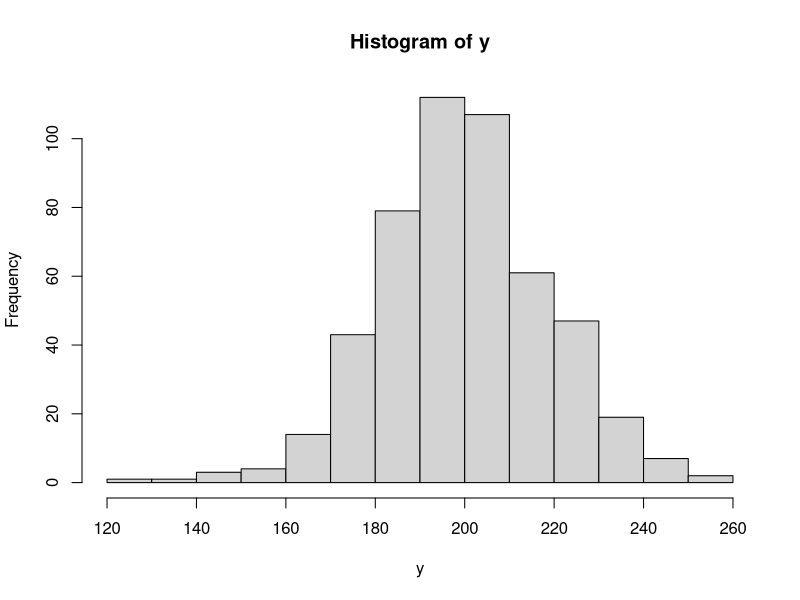
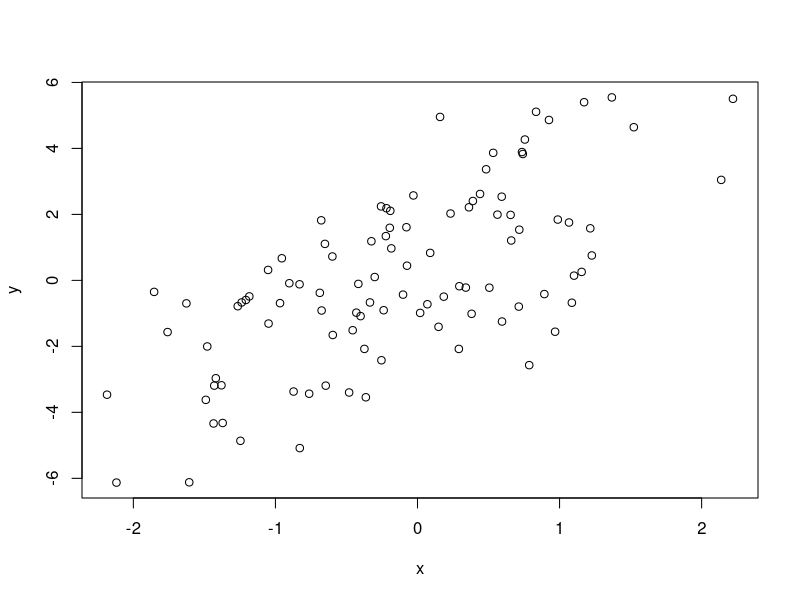
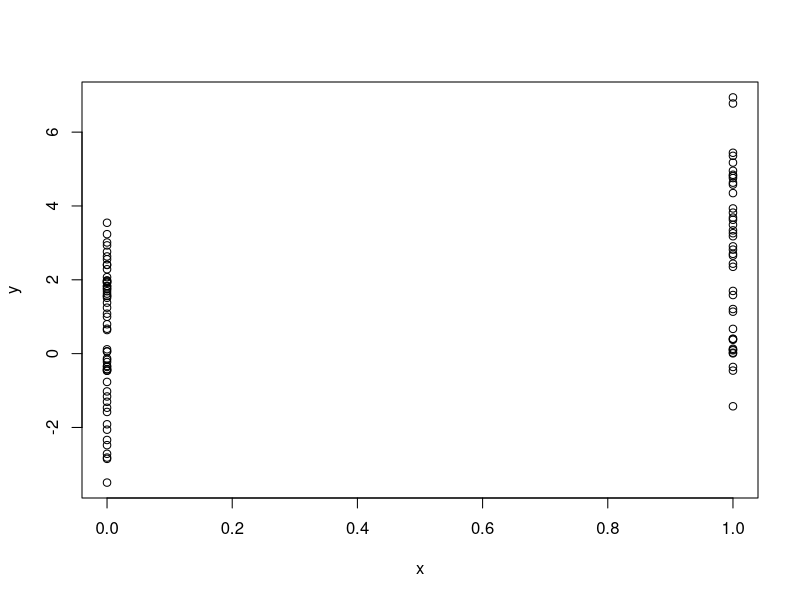
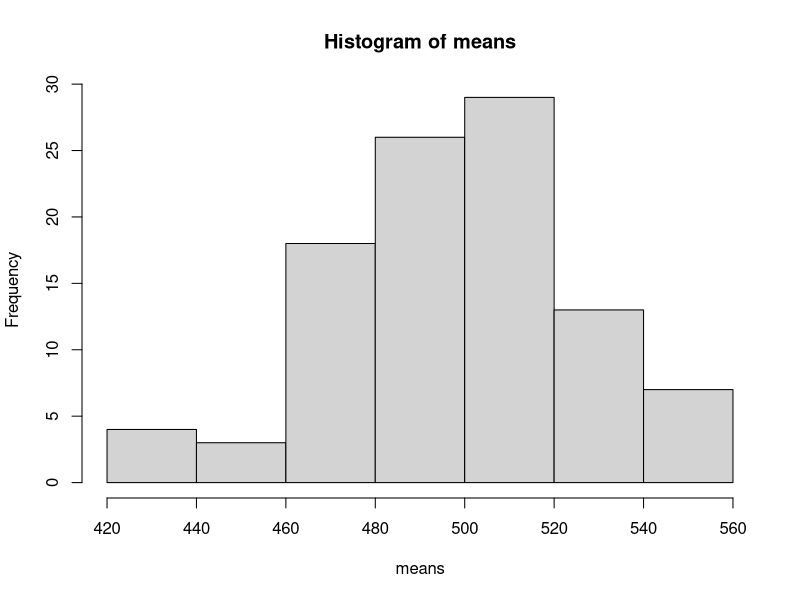

Reproduce these figures in R, in order.
## This is where the code for week4 (simulations) will be kept. 

## str function - also called structure function that tells us the structure of 
## any object. 

str(lm)

# The output of the function above is -
# function (formula, data, subset, weights, na.action, method = "qr", model = TRUE, x = FALSE, 
#           y = FALSE, qr = TRUE, singular.ok = TRUE, contrasts = NULL, offset, ...)  
#         NULL

m = matrix(1:9, nrow = 3, ncol = 3)
str(m)

# The output of the function above is - 
# int [1:3, 1:3] 1 2 3 4 5 6 7 8 9
# It tells us that the object m is an array with 3 rows and 3 columns and 
# what are some of the initial observations in the matrix

## Simulations - We can simulate numbers and variables from the given 
## probability distributions. Following functions can be used for simulations. 

# rnorm - generates a random normal variates with given mean and SD
# dnorm - evaluates the normal probability density (with a given mean and SD)
                # at a point or vector of points
# pnorm - evaluate a cumulative function for a normal distribution
# rpois - generate random poisson variates with a given rate.

# the functions have prefixes 
# d for density 
# r for random number generaration
# p for cumulaitve distribution
# q for quantile function

x <- rnorm(100) # generates standard normal distribution with a mean 0 and SD 1

mean (x)
sd(x)

y <- rnorm (500,200,20)
mean(y)
sd(y)
summary(y)
hist(y)

## Setting seed ensures reproduceability of the random numbers
## you can set the seed with set.seed() function

set.seed(1)
rnorm(5)
set.seed(2)
rnorm(5)

set.seed(1)  # This will produce the same output as above seed 1
rnorm(5) # NOTE - always set a seed when producing a simulation.  

## Using rpos to generate random variantes from Poisson distribution. 

rpois(10,1)  # 
rpois(10,2)
set.seed(1)
summary(rpois(100,1))

set.seed(1)
table(rpois(100,1))

set.seed(2)
table(rpois(100,5))

set.seed(2)
mean(rpois(100,5))

# cumulative distribution function ppois 

ppois(2,4)  # probability of a poisson varibale <=2 when the rate is 4 
ppois(1,2)  # probability of a poisson varibale <=1 when the rate is 2 

## How to simulate from a linear model. 
## Linear model equation 
## y = b0 + b1x + e
## b0 = 0.5, b1 = 2

set.seed(10)
x <- rnorm(100)
e <- rnorm(100, 0, 2)

y <- 0.5 + 2*x + e

summary(y)
plot(x,y)

## Simulate binary data through binomial distribution - rbinom


set.seed(10)
x <- rbinom(100, 1, 0.5)
e <- rnorm(100, 0, 2)

y <- 0.5 + 2*x + e

summary(y)
plot(x,y)

## Sampling. collect a sample 

set.seed(1)
sample(c('a','b','c','d','e','f','g','h'), 3)

set.seed(10)
d<-sample(1:1000, 50, replace = T) ## with replacement 

## Experiment to prove sampling distribution is usually normal. 

means <- numeric()
for (i in 1:100) {
        means <- append(means, mean (sample(1:1000, 100, replace = T)))
}

hist(means)
mean(means)
sd(means)



